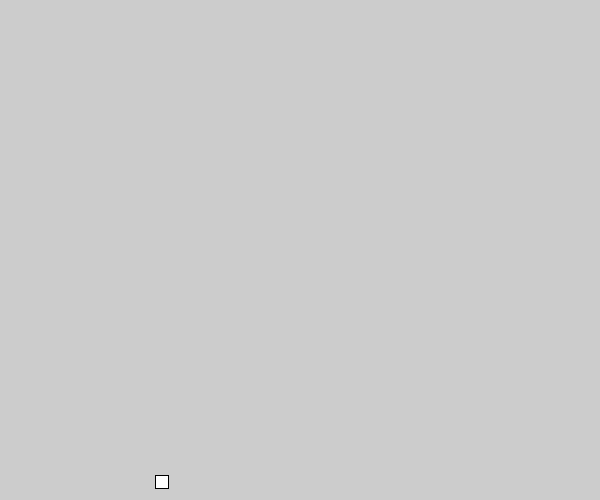
Frame 1 (no input)
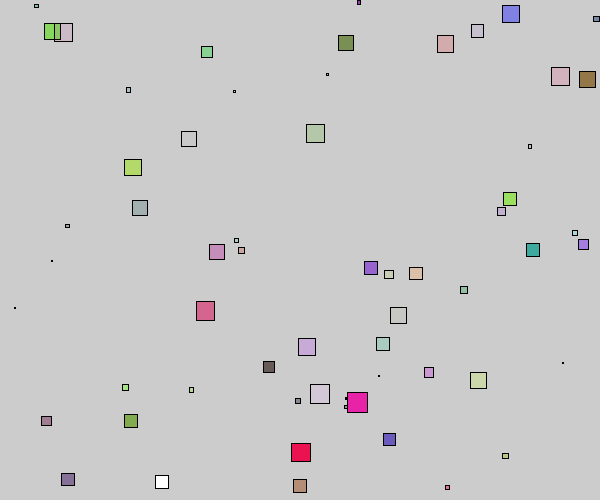
Frame 60 (the mouse pressed at the canvas centre just before this capture)
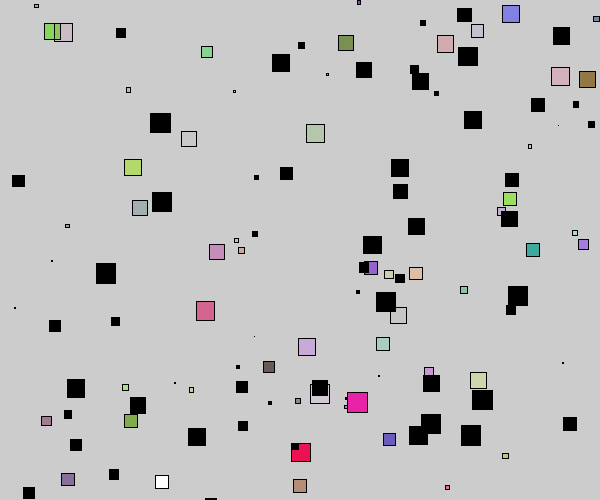
Frame 120 (the mouse held since frame 60 and released just before this capture)

The Processing sketch that drew these frames (run headless with seeded random() and noise(); from frame 60 on, the mouse is pressed at the canvas centre):

// Processing sketch: processing_11741
// ── processing_11741.pde

float diam;
float x;
float y;






void setup () {
  size (600,500);
}


void draw () {
  diam =random (20);
  x = random(width);
  y = random(height);
  rect(x,y,diam,diam);

fill (random(255),random(255),random(255),random(255)); 

if (mousePressed) {
  fill(0);
}
  

}
